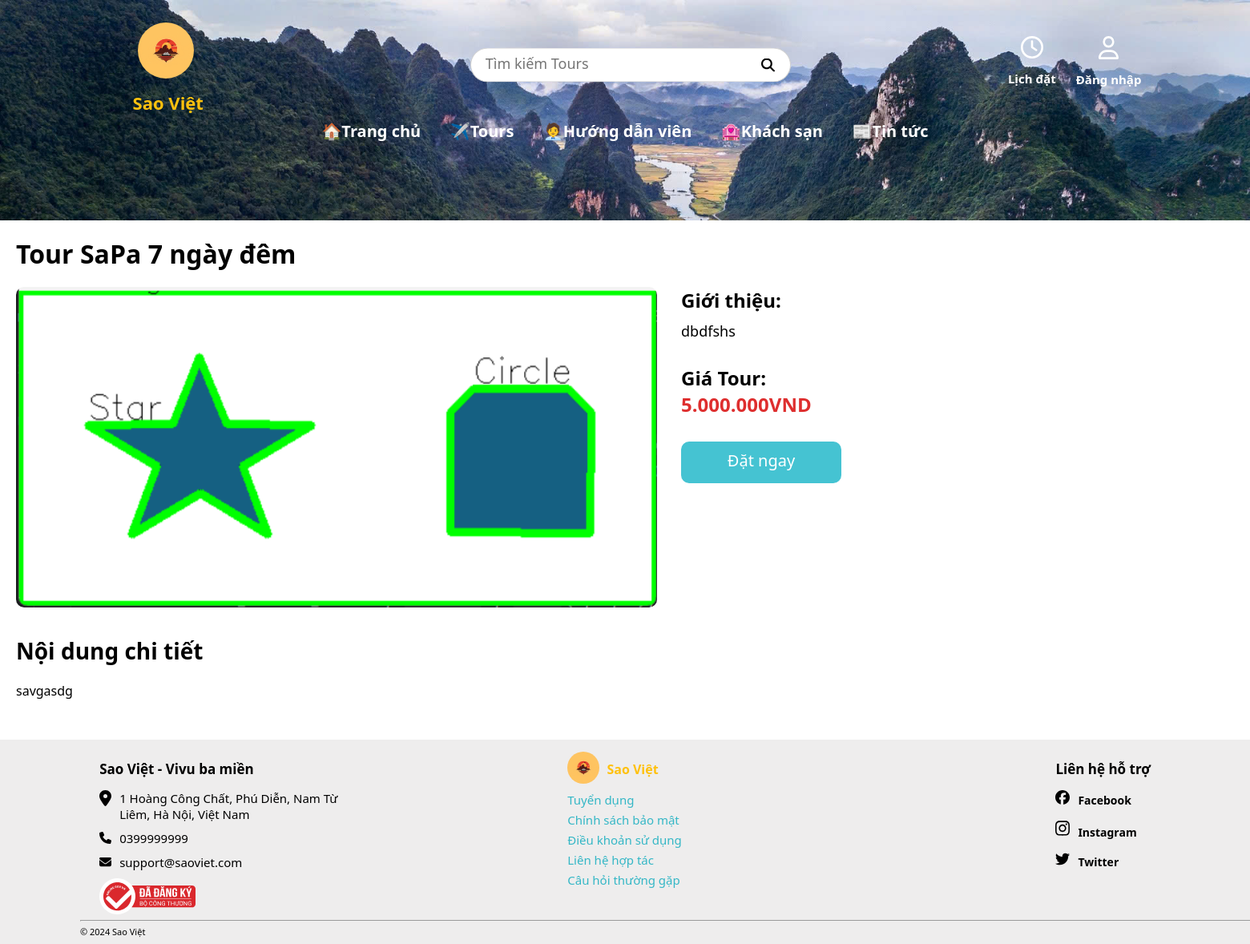
Screenshot of /index.php?controller=tour&action=detail&id=22 with the database file from the repository.
### tables this page shows
CREATE TABLE `tour` (
  `MaTour` int(11) NOT NULL,
  `TenTour` varchar(300) NOT NULL,
  `AnhTour` varchar(100) NOT NULL,
  `MoTa` text NOT NULL,
  `GiaTour` varchar(50) NOT NULL,
  `GioiThieu` text DEFAULT NULL,
  `MaCD` int(5) DEFAULT NULL
);

### Controllers/BaseController.php (called while the page is built, shortened)
<?php
    class BaseController {
        protected function view($viewPath, array $data = []) {
            require(self::VIEW_FORDER_NAME .'/'. str_replace('.', '/', $viewPath).'.php');
        }
    }
?>

### Controllers/tourController.php (called while the page is built, shortened)
<?php
    class TourController extends BaseController {
        public $tourModel;
        public function __construct() {
            $this->tourModel = new TourModel();
        }
        public function detail() {
            if(isset($_REQUEST['id']) && $_REQUEST['id'] != '') {
                $value = $_REQUEST['id'];
                $tour = $this->tourModel->getById(['*'],"MaTour", $value);
                return $this->view("tour.detail", [
                    'tour' => $tour
                ]);
            }
        }
    }

### Core/Database.php (called while the page is built, shortened)
<?php
class Database
{
    public function connect()
    {
        $conn = mysqli_connect(self::HOST, self::USER, self::PASS, self::DB_NAME);
        mysqli_set_charset($conn, 'utf8');
        return $conn;
    }
}

### Models/BaseModel.php (called while the page is built, shortened)
<?php
class BaseModel extends Database {
    protected $connect;
    public function __construct() {
        $this->connect = $this->connect();
    }
    public function getOption($table, $select = ['*'], $id, $option) {
        $columns = implode(', ', $select);
        $sql = "SELECT {$columns} FROM {$table} WHERE {$id} = '{$option}'";
        $query = $this->_query($sql);
        $data = [];
        while ($row = mysqli_fetch_object($query)) {
            array_push($data, $row);
        }
        return $data;
    }
    private function _query($sql) {
        return mysqli_query($this->connect, $sql);
    }
}

### Models/tourModel.php (called while the page is built, shortened)
<?php
    class TourModel extends BaseModel {
        public function getById($columns = ['*'], $id, $value) {
            return $this->getOption(self::TABLE, $columns, $id, $value);
        }
    }
?>

### Views/tour/detail.php (the view)
<div class="tour-details">
    <h1>Tour <?=$tour[0]->TenTour?></h1>
    <div class="tour-info">
        <div class="tour-image">
            <img src="./Admin/public/img/tour/<?=$tour[0]->AnhTour?>" alt="anh Tour">
        </div>
        <div class="tour-infor">
            <h2 id="introduce-tour">Giới thiệu:</h2>
            <span id="introduce"><?=$tour[0]->GioiThieu?></span>
            <h2 id="price-tour">Giá Tour:</h2>
            <p id="price"><?=$tour[0]->GiaTour?>VND</p>
            <a href="index.php?controller=guide&action=index&idTour=<?=$tour[0]->MaTour?>"><button class="book-now">Đặt ngay</button></a>
        </div>
    </div>
    <div class="tour-schedule">
        <h2>Nội dung chi tiết</h2>
        <div class="tour-detail">
            <?=$tour[0]->MoTa?>
        </div>
    </div>
</div>

### public/css/home.css (style rules this page uses)
* { margin: 0; padding: 0; box-sizing: border-box; font-family: "Segoe UI", Roboto, Helvetica, Arial, sans-serif; }
body { z-index: -1; overflow-x: hidden; }

### public/css/tourDetail.css (style rules this page uses)
.tour-details { padding: 20px; }
.tour-details h1 { text-align: left; color: black; margin-bottom: 20px; }
.tour-info { display: flex; gap: 30px; }
.tour-image img { width: 800px; height: 400px; border-radius: 10px; }
.tour-infor p#price { font-size: 24px; color: #de2e2e; font-weight: bold; margin-bottom: 30px; }
.book-now { width: 200px; padding: 10px 20px 15px 20px; background-color: #45C3D2; color: white; border: none; border-radius: 10px; cursor: pointer; font-size: 20px; }
.tour-schedule { margin-top: 30px; }
.tour-schedule h2 { font-size: 28px; margin-bottom: 20px; }
.tour-detail p { text-align: justify; }
.tour-infor #introduce-tour { margin-bottom: 10px; }
.tour-infor #price-tour { margin-top: 30px; }
.tour-infor p { font-size: 18px; }
.tour-infor #introduce { text-align: justify; }

### rows the page displays
tour: TenTour "SaPa 7 ngày đêm", AnhTour (picture), GioiThieu "dbdfshs", GiaTour "5.000.000", MoTa "savgasdg"
